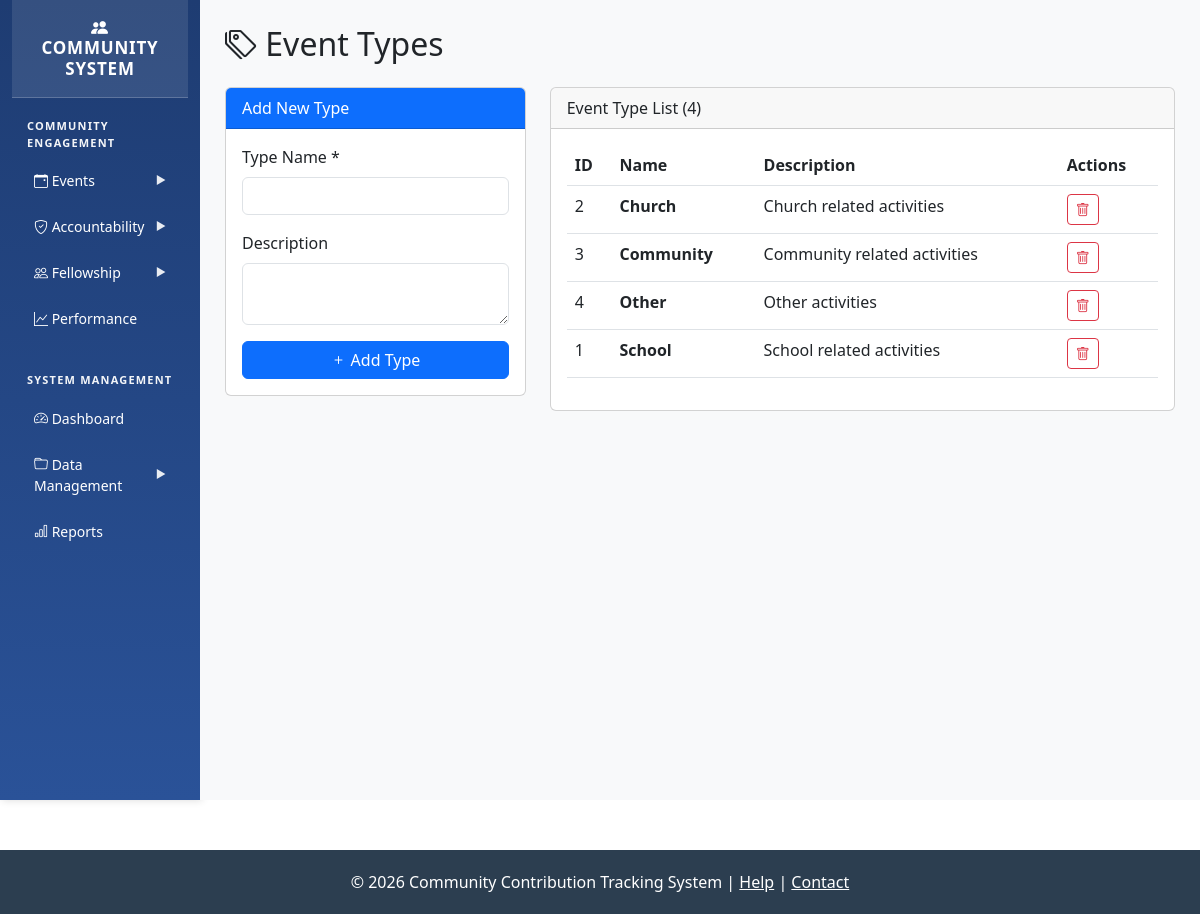
The page /event-types on the database its author committed.
### tables this page shows
CREATE TABLE event_types (
            id INTEGER PRIMARY KEY AUTOINCREMENT,
            name TEXT NOT NULL UNIQUE,
            description TEXT
        );

### app.py (the view)
@app.route('/event-types')
def event_type_list():
    conn = get_db()
    cursor = conn.cursor()
    cursor.execute('SELECT * FROM event_types ORDER BY name')
    event_types = cursor.fetchall()
    conn.close()
    return render_template('event_types.html', event_types=event_types)

### database.py (called while the page is built)
def get_db():
    conn = sqlite3.connect(DATABASE)
    conn.row_factory = sqlite3.Row
    return conn

### templates/event_types.html (shortened to what this page needs)
{% extends "base.html" %}
{% block content %}
<h2 class="mb-4"><i class="bi bi-tags"></i> Event Types</h2>
<div class="row">
    <div class="col-md-4">
        <div class="card">
            <div class="card-header bg-primary text-white">Add New Type</div>
            <div class="card-body">
                <form method="POST" action="{{ url_for('add_event_type') }}">
                    <div class="mb-3">
                        <label class="form-label">Type Name *</label>
                        <input type="text" name="name" class="form-control" required>
                    </div>
                    <div class="mb-3">
                        <label class="form-label">Description</label>
                        <textarea name="description" class="form-control" rows="2"></textarea>
                    </div>
                    <button type="submit" class="btn btn-primary w-100"><i class="bi bi-plus"></i> Add Type</button>
                </form>
            </div>
        </div>
    </div>
    <div class="col-md-8">
        <div class="card">
            <div class="card-header">Event Type List ({{ event_types|length }})</div>
            <div class="card-body">
                {% if event_types %}
                <table class="table table-hover">
                    <thead><tr><th>ID</th><th>Name</th><th>Description</th><th>Actions</th></tr></thead>
                    <tbody>
                        {% for t in event_types %}
                        <tr>
                            <td>{{ t.id }}</td>
                            <td><strong>{{ t.name }}</strong></td>
                            <td>{{ t.description or '-' }}</td>
                            <td>
                                <form method="POST" action="{{ url_for('delete_event_type', type_id=t.id) }}" class="d-inline" onsubmit="return confirm('Delete?')">
                                    <button type="submit" class="btn btn-sm btn-outline-danger"><i class="bi bi-trash"></i></button>
                                </form>
                            </td>
                        </tr>
                        {% endfor %}
                    </tbody>
                </table>
                {% else %}<p class="text-muted text-center py-4">No event types</p>{% endif %}
            </div>
        </div>
    </div>
</div>
{% endblock %}

### rows shown on the page
event_types: id "2", name "Church", description "Church related activities"
event_types: id "3", name "Community", description "Community related activities"
event_types: id "4", name "Other", description "Other activities"
event_types: id "1", name "School", description "School related activities"

### other values the page prints
{{ event_types|length }} "4"
